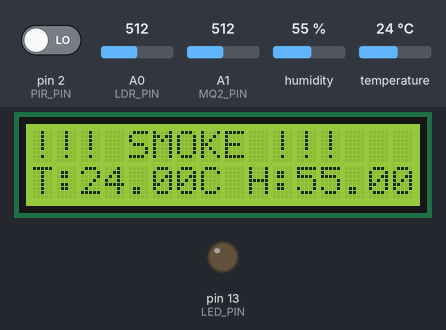
Recording of a sketch running on a simulated Arduino Uno, built with avr-gcc and run on an emulated ATmega328P. Parts: 16×2 character LCD, output pins drawn as LEDs (lit = HIGH). The test bench sets the inputs (shaded band); at power-on: A1 (MQ2_PIN) = 512, pin 2 (PIR_PIN) LOW, A0 (LDR_PIN) = 512, humidity 55 %, temperature 24 °C. What the sketch prints to the serial monitor is not drawn.

Above: at 6.2 s.
6.3 s: A1 (MQ2_PIN) set to 90
10.1 s: A1 (MQ2_PIN) set to 74
At 11.7 s:
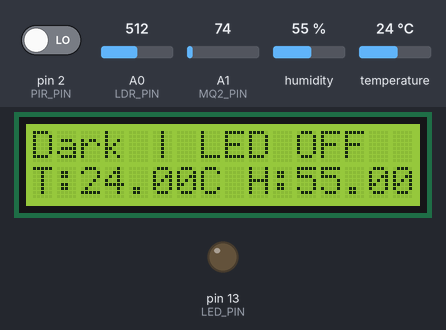
13.9 s: pin 2 (PIR_PIN) driven HIGH
At 14.9 s:
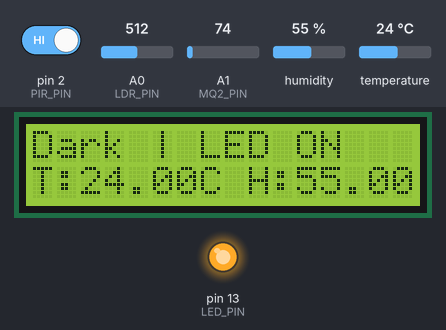
17.7 s: A0 (LDR_PIN) set to 488
At 21.1 s:
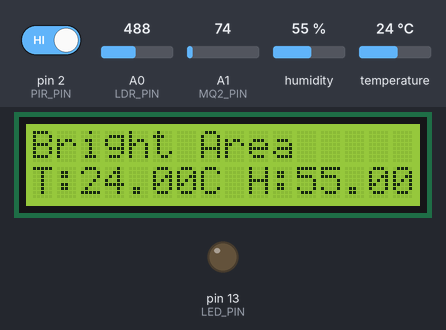
21.9 s: humidity set to 22 %
At 24.3 s:
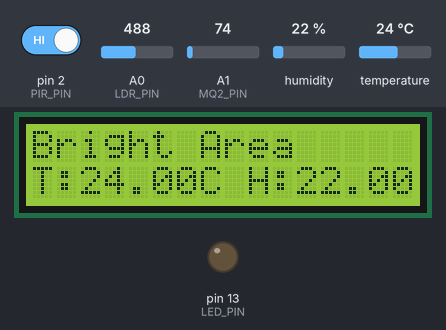
25.7 s: temperature set to 12 °C
At 27.4 s:
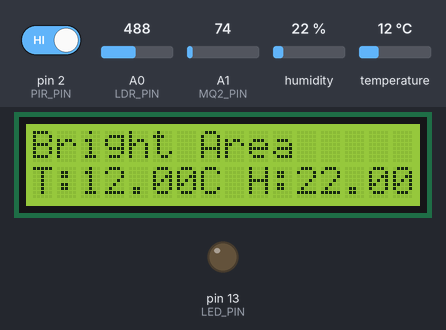
Timing chart, 0 to 28.9 s (numbered marks = the images above; inputs shaded):
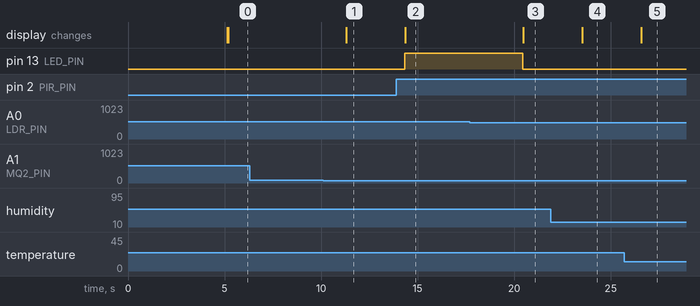

The sketch:

smart_campus.ino
```cpp
#include <Wire.h>
#include <LiquidCrystal_I2C.h>
#include <SoftwareSerial.h>
#include <DHT.h>

#define LDR_PIN A0
#define PIR_PIN 2
#define LED_PIN 13
#define MQ2_PIN A1
#define DHT_PIN 3

#define DHTTYPE DHT11

LiquidCrystal_I2C lcd(0x27, 16, 2);
SoftwareSerial bt(10, 11); // RX, TX
DHT dht(DHT_PIN, DHTTYPE);

int ldrValue = 0;
int ldrThreshold = 500;

int gasValue = 0;
int gasThreshold = 80;

bool ledState = false;
bool lastPirState = LOW;
bool smokeAlertSent = false;

void setup() {
  pinMode(PIR_PIN, INPUT);
  pinMode(LED_PIN, OUTPUT);
  digitalWrite(LED_PIN, LOW);

  Serial.begin(9600);
  bt.begin(9600);
  dht.begin();

  lcd.init();
  lcd.backlight();

  lcd.setCursor(0,0);
  lcd.print("Smart Campus");
  lcd.setCursor(0,1);
  lcd.print("Initializing...");

  delay(5000);   // MQ-2 warmup
  lcd.clear();
}

void loop() {

  // ===== Sensor Readings =====
  ldrValue = analogRead(LDR_PIN);
  bool currentPirState = digitalRead(PIR_PIN);
  gasValue = analogRead(MQ2_PIN);

//  Serial.println("pir");
//  Serial.println(currentPirState);
//  Serial.println("ldr");
//  Serial.println(ldrValue);
//  Serial.println("gas");
//  Serial.println(gasValue);
  float temperature = dht.readTemperature();
  float humidity = dht.readHumidity();

  lcd.setCursor(0,0);

  // ===== Smoke Priority =====
  Serial.println("Smoke !");
  Serial.println(gasValue);Serial.println(gasThreshold);
  if (gasValue > gasThreshold) {

    lcd.print("!!! SMOKE !!! ");

    if (!smokeAlertSent) {
      Serial.println("Smoke Detected!");
      bt.println("ALERT: Smoke detected in campus area!");
      smokeAlertSent = true;
    }

  } else {

    smokeAlertSent = false;

    // ===== LDR + PIR =====
    if (ldrValue > ldrThreshold) {

      lcd.print("Dark ");
       Serial.println(lastPirState);
      if (currentPirState == HIGH && lastPirState == LOW) {
        ledState = !ledState;
        digitalWrite(LED_PIN, ledState);
      }

      if (ledState)
        lcd.print("| LED ON ");
      else
        lcd.print("| LED OFF");

    } else {
      digitalWrite(LED_PIN, LOW);
      ledState = false;
      lcd.print("Bright Area   ");
    }
  }

  lastPirState = currentPirState;

  // ===== Temperature + Humidity Always Visible =====
  lcd.setCursor(0,1);

  if (isnan(temperature) || isnan(humidity)) {
    lcd.print("DHT Error      ");
  } else {
    lcd.print("T:");
    lcd.print(temperature);
    lcd.print("C H:");
    lcd.print(humidity);
    lcd.print("% ");
  }

  delay(3000);   // DHT11 needs slower reading
}
```

Measured:
- the behaviour switches between 81 and 80 on A1 (MQ2_PIN) (found by bisection; images 0 and 1)
- the behaviour switches between 501 and 500 on A0 (LDR_PIN) (found by bisection; images 2 and 3)
- after the input at 6.3 s, every drawn part: stays the same
- after the input at 10.1 s, the display: changes after 1.2 s (image 1)
- after the input at 13.9 s, pin 13 (LED_PIN): LOW → HIGH after 0.43 s; the display: changes after 0.46 s (image 2)
- after the input at 17.7 s, pin 13 (LED_PIN): HIGH → LOW after 2.7 s; the display: changes after 2.8 s (image 3)
- after the input at 21.9 s, the display: changes after 1.6 s (image 4)
- after the input at 25.7 s, the display: changes after 0.88 s (image 5)
